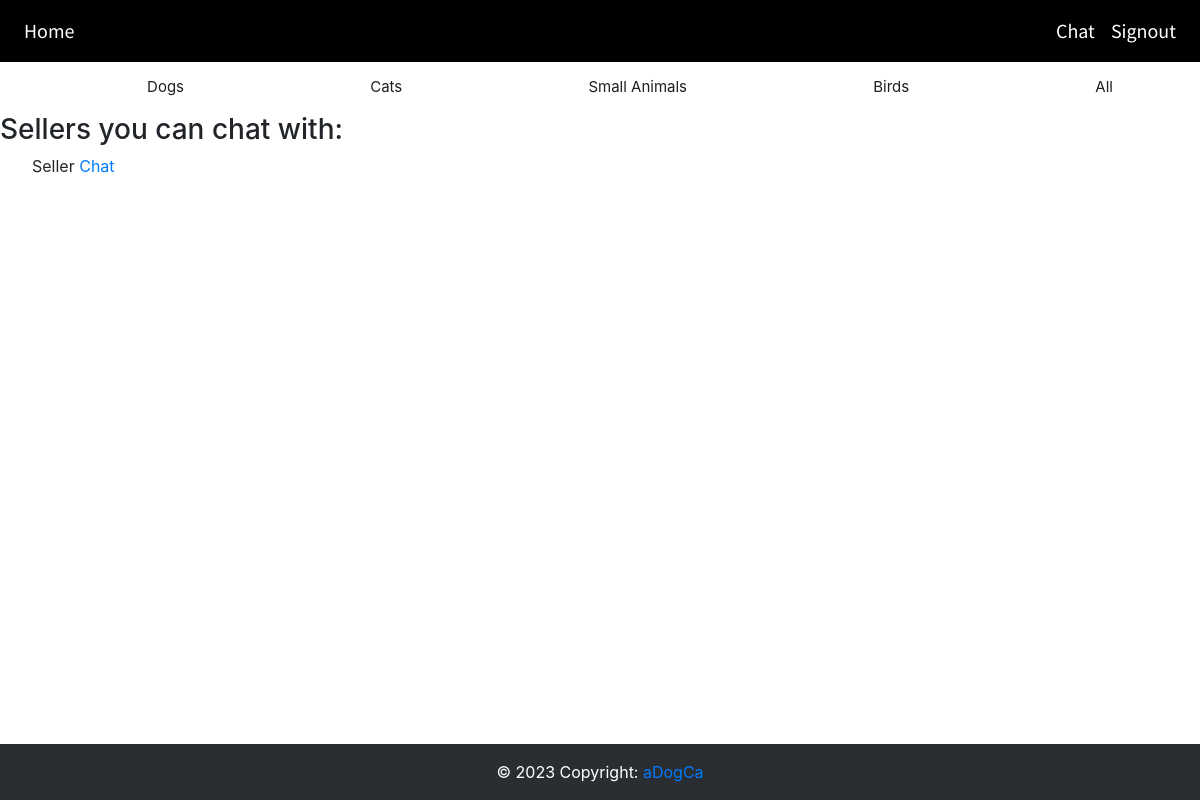
Before: /sellers (signed in) with the older database file.
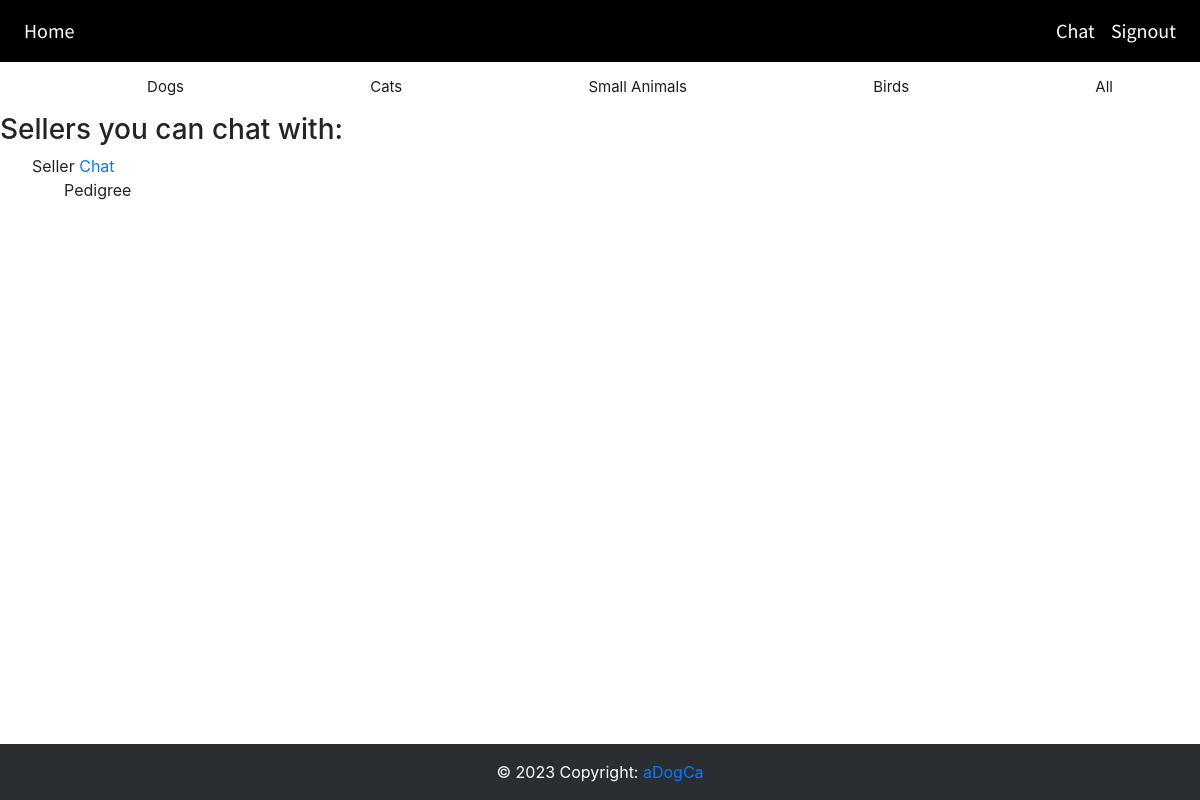
After: the same page with the newer database file.
### website/models.py (models this page shows)
class User(db.Model, UserMixin):
    id = db.Column(db.Integer, primary_key=True)
    email = db.Column(db.String(150), unique=True)
    password = db.Column(db.String(150))
    userType = db.Column(db.String(20))
    firstName = db.Column(db.String(150))
    products = db.relationship('Products')
    messages_sent = db.relationship('Message', backref='sender', foreign_keys='Message.sender_id')
    messages_received = db.relationship('Message', backref='recipient', foreign_keys='Message.recipient_id')

class Products(db.Model):
    __searchable__ = ['name', 'description']
    id = db.Column(db.Integer, primary_key=True)
    category = db.Column(db.String(50), nullable=False)
    name = db.Column(db.String(100), nullable=False)
    description = db.Column(db.String(100), nullable=False)
    price = db.Column(db.Numeric(precision=10, scale=2))
    stock = db.Column(db.Integer)
    image1 = db.Column(db.String(120), default='image.jpg')
    image2 = db.Column(db.String(120), default='image.jpg')
    image3 = db.Column(db.String(120), default='image.jpg')
    discount = db.Column(db.Integer)
    date = db.Column(db.DateTime(timezone=True), default=func.now())
    user_id = db.Column(db.Integer, db.ForeignKey('user.id'))
    offers = db.Column(db.String(120), default="0", nullable=False)
    offer_img = db.Column(db.String(120), default='image.jpg')

### website/views.py (the view)
@views.route('/sellers')
@login_required
def sellers_list():
    sellers = User.query.filter_by(userType="seller").all()
    return render_template('sellers.html', user=current_user, sellers=sellers)

### website/__init__.py (called while the page is built)
def create_app():
    app = Flask(__name__)
    app.config['SECRET_KEY'] = 'ISEE'
    app.config['SQLALCHEMY_DATABASE_URI'] = f'sqlite:///{DB_NAME}'
    db.init_app(app)
    search = Search()
    search.init_app(app)
    from .views import views
    from .auth import auth
    app.register_blueprint(views, url_prefix='/')
    app.register_blueprint(auth, url_prefix='/')
    from .models import User, Products
    with app.app_context():
        db.create_all()
    login_manager = LoginManager()
    login_manager.login_view = 'auth.login'
    login_manager.init_app(app)
    @login_manager.user_loader
    def load_user(id):
        return User.query.get(int(id))
    return app

### website/templates/sellers.html (shortened to what this page needs)
{% extends "base.html" %}
{% block content %}
<h3>Sellers you can chat with:</h3>
<ul>
    {% for seller in sellers %}
    <li>
        {{ seller.firstName }}
        <a href="{{ url_for('views.chat', seller_id=seller.id) }}">Chat</a>
        <ul>
            {% for product in seller.products %}
            <li>{{ product.name }}</li>
            {% endfor %}
        </ul>
    </li>
    {% endfor %}
</ul>
{% endblock %}

### website/templates/base.html (shortened to what this page needs)
<!DOCTYPE html>
<html lang="en">
<head>
    <link
            rel="stylesheet"
            href="https://stackpath.bootstrapcdn.com/bootstrap/4.4.1/css/bootstrap.min.css"
    />
    <link
            rel="stylesheet"
            href="https://stackpath.bootstrapcdn.com/font-awesome/4.7.0/css/font-awesome.min.css"
    />
    <link rel="stylesheet" href="/static/style.css">
    <link rel="stylesheet" href="https://cdnjs.cloudflare.com/ajax/libs/bootstrap/5.0.2/css/bootstrap.min.css">
    <link rel="stylesheet"
          href=
"https://cdnjs.cloudflare.com/ajax/libs/twitter-bootstrap/4.3.1/css/bootstrap.min.css" />
    <link rel="stylesheet"
          href=
"https://cdnjs.cloudflare.com/ajax/libs/bootstrap-datepicker/1.9.0/css/bootstrap-datepicker.css" />
    <link rel="stylesheet"
          href=
"https://stackpath.bootstrapcdn.com/font-awesome/4.7.0/css/font-awesome.min.css" />
</head>
<body>
<nav class="navbar navbar-expand-lg navbar-dark ">
    <div class="collapse navbar-collapse" id="navbar">
        <div class="navbar-nav ">
            {% if user.userType == 'buyer' %}
            <a class="nav-item nav-link " id="home" href="/">Home</a>
            {% elif user.userType == 'seller' %}
            <a class="nav-item nav-link " id="home1" href="/seller">Home</a>
            {% else %}
            <a class="nav-item nav-link " id="home2" href="/">Home</a>
            {% endif %}
        </div>
        <div class="navbar-nav ml-auto">
            {% if user.is_authenticated %}
            {% if user.userType == 'seller' %}
            <a class="nav-item nav-link" id="buyers_List" href="/buyers">Chat</a>
            {% endif %}
            <a class="nav-item nav-link " id="signout" href="/logout">Signout</a>
            {% else %}
            <a class="nav-item nav-link" id="login" href="/login">Login</a>
            <a class="nav-item nav-link" id="register" href="/register">Register</a>
            {% endif %}
        </div>
    </div>
</nav>
{% block topnav %}
<div class="topnav" id="myTopnav">
    <div class="dropdown">
        <a class="dropbtn" href="/dogs">Dogs
        </a>
    </div>
    <div class="dropdown">
        <a class="dropbtn" href="/cats">Cats
        </a>
    </div>
    <div class="dropdown">
        <a class="dropbtn" href="/smallAnimals">Small Animals
        </a>
    </div>
    <div class="dropdown">
        <a class="dropbtn" href="/birds">Birds
        </a>
    </div>
    <div class="dropdown">
        <a class="dropbtn" href="/buyer">All
        </a>
    </div>
</div>
{% endblock %}
<div>{% block content %} {% endblock %}</div>
<div class="content-wrapper">
    <footer style="color:white;" class="bg-dark text-center text-lg-start">
        <div class="text-center p-3" style="background-color: rgba(0, 0, 0, 0.2);">
            © 2023 Copyright:
            <a href="">aDogCa</a>
        </div>
    </footer>
</div>
</body>
</html>

### website/static/style.css (style rules this page uses)
.nav-item { font-size: 20px; font-family:Source Sans Pro, sans-serif; color: var(--white) !important; }
body { font-family: 'Montserrat', sans-serif; }
.navbar { background-color: black; }
html { scroll-behavior: smooth; margin: 0; padding: 0; height: 100%; }
body { overflow-x:hidden; font-family: 'Titillium Web', sans-serif; margin: 0; padding: 0; height: 100%; }
:root { scrollbar-color: rgb(210,210,210) rgb(46,54,69) !important; scrollbar-width: thin !important; }
a { text-decoration:none; }
li { list-style:none; }
.topnav { overflow-x: hidden; overflow-y:auto; background-color: #fff; padding:0px 2%; display: flex; justify-content: space-between; width: 100%; }
.topnav a { float: left; display: block; color: #1e1e1e; text-align: center; padding: 14px 16px; text-decoration: none; font-size: 15px; margin:0px 20px; }
.dropdown { float: left; overflow: hidden; flex-grow: 1; text-align: center; }
.dropdown .dropbtn { font-size: 15px; border: none; outline: none; color: #1e1e1e; padding: 14px 16px; background-color: inherit; font-family: inherit; margin: 0px 30px; width: 100%; }
.content-wrapper { min-height: calc(100vh - (navbar-height + footer-height)); padding-bottom: 5px; }
footer { position: fixed; bottom: 0; left: 0; width: 100%; }

Changed rows visible on the page:
added Products: name "Pedigree"
